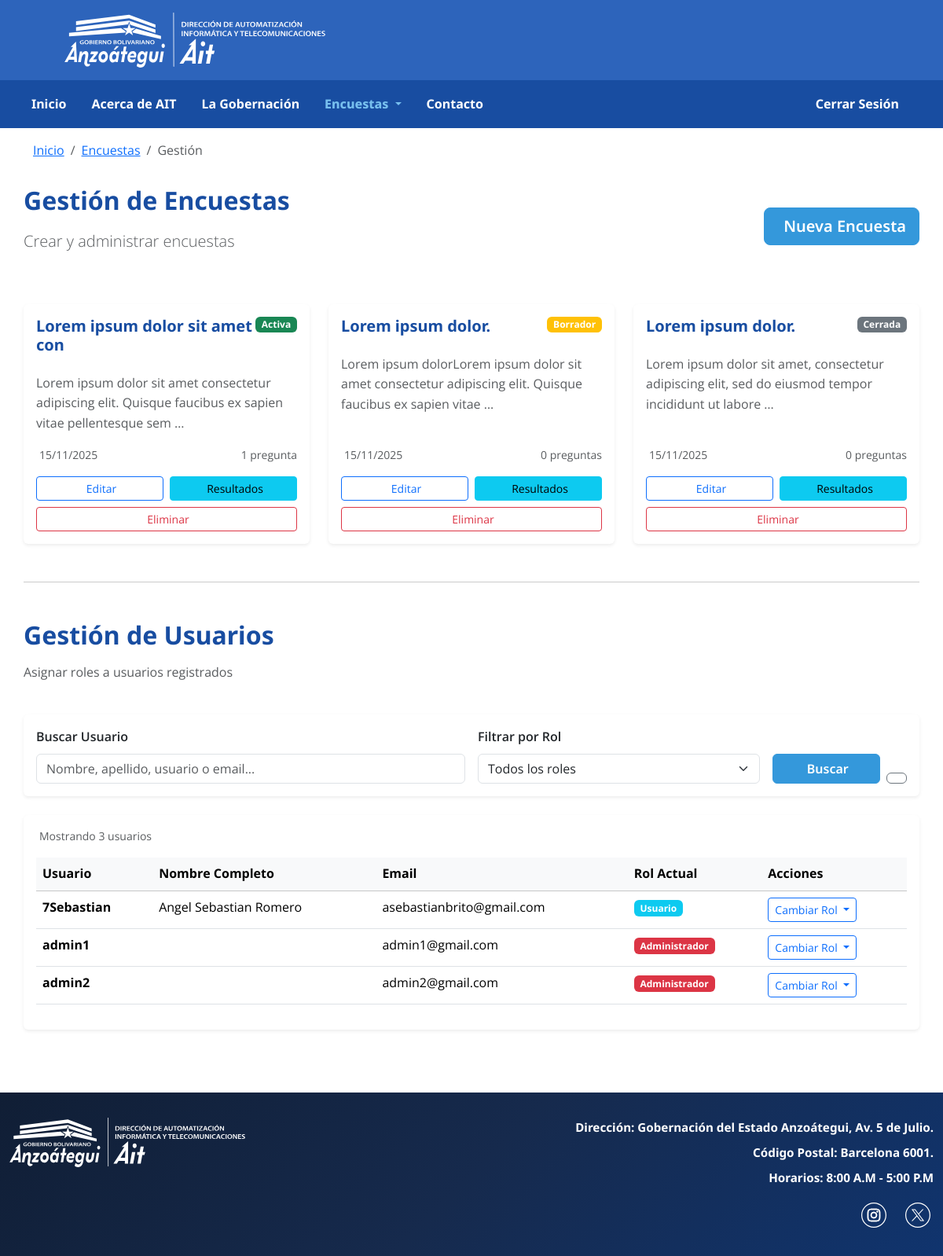
Page /polls/manager/ (signed in) on the earlier database version.
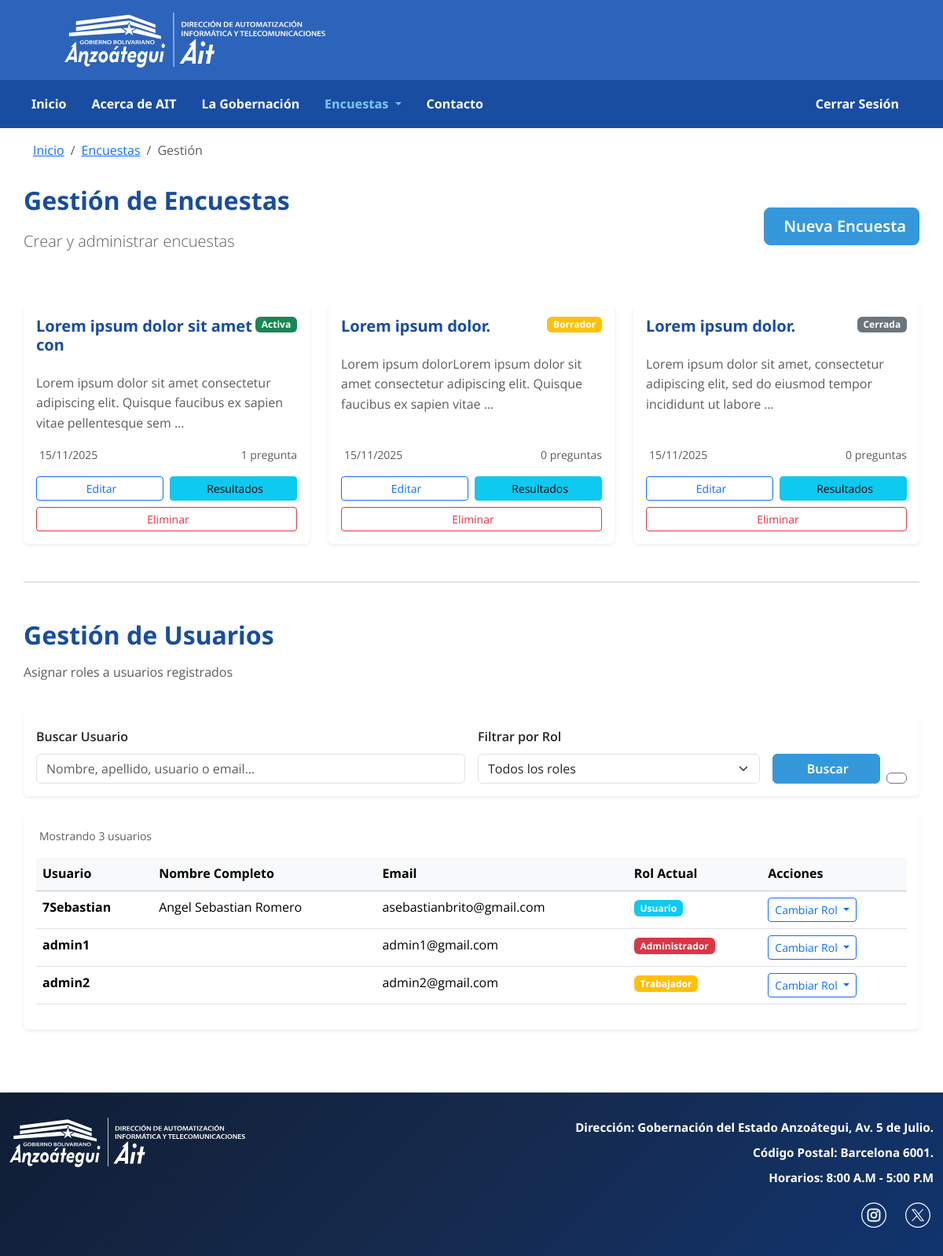
Same page on the later database version.
### model_poll/models.py (models this page shows, shortened)
class Poll(models.Model):
    class Status(models.TextChoices):
        BORRADOR = 'BORRADOR', 'Borrador'
        ACTIVA = 'ACTIVA', 'Activa'
        CERRADA = 'CERRADA', 'Cerrada'
    created_by = models.ForeignKey(settings.AUTH_USER_MODEL, on_delete=models.SET_NULL, null=True, related_name="encuestas_creadas")
    title = models.CharField(max_length=30)
    description = models.TextField(blank=True, null=True)
    image = models.ImageField(upload_to='polls/', blank=True, null=True)
    status = models.CharField(max_length=20, choices=Status.choices, default=Status.BORRADOR)
    star_date = models.DateTimeField(auto_now_add=True)
    end_date = models.DateTimeField(null=True, blank=True, help_text="Opcional: Dejar en blanco si no hay fecha límite")

class User(AbstractUser):
    full_name = models.CharField(max_length=255, blank=True)
    rol = models.ForeignKey(Rol, on_delete=models.SET_NULL, null=True, blank=True, related_name="usuarios")

class Rol(models.Model):
    name = models.CharField(max_length=25, unique=True, help_text="Adminitrador, Trabajador, Usuario")
    descripcion = models.TextField(blank=True, null=True)

### posts/views.py (the view, shortened to what this page needs)
# urls.py: path('manager/', views.poll_manager, name='poll_manager'),
@login_required
def poll_manager(request):
    if not request.user.rol or request.user.rol.name not in ['Administrador', 'Trabajador']:
        return HttpResponseForbidden("No tienes permisos para acceder a esta página.")
    if request.user.rol.name == 'Administrador':
        polls = Poll.objects.all().order_by('-star_date')
        users = User.objects.all().order_by('username')
        search_query = request.GET.get('search', '')
        role_filter = request.GET.get('role', '')
        if role_filter:
            users = users.filter(rol__name=role_filter)
    else:
        polls = Poll.objects.all().order_by('-star_date')
        users = None
    return render(request, 'posts/poll_manager.html', {'polls': polls, 'users': users})

### templates/posts/poll_manager.html (shortened to what this page needs)
{% extends "pages/layouts/_base.html" %}
{% load static %}
{% block content %}
<div class="container mt-3">
    <nav aria-label="breadcrumb">
        <ol class="breadcrumb">
            <li class="breadcrumb-item"><a href="{% url 'home' %}">Inicio</a></li>
            <li class="breadcrumb-item"><a href="{% url 'posts:poll_list' %}">Encuestas</a></li>
            <li class="breadcrumb-item active" aria-current="page">Gestión</li>
        </ol>
    </nav>
</div>
<div class="container" style="padding: 1rem 0 5rem 0;">
    <div class="row mb-5">
        <div class="col-12">
            <div class="d-flex justify-content-between align-items-center">
                <div>
                    <h1 class="display-4 fw-bold mb-3" style="color: #184da1;">Gestión de Encuestas</h1>
                    <p class="lead text-muted">Crear y administrar encuestas</p>
                </div>
                <a href="{% url 'posts:create_poll' %}" class="btn btn-primary btn-lg">
                    Nueva Encuesta
                </a>
            </div>
        </div>
    </div>
    {% if polls %}
        <div class="row g-4 mb-5">
            {% for poll in polls %}
                <div class="col-lg-4 col-md-6">
                    <div class="card h-100 border-0 shadow-sm hover-card">
                        <div class="card-body d-flex flex-column">
                            <div class="d-flex justify-content-between align-items-start mb-3">
                                <h5 class="card-title fw-bold" style="color: #184da1;">{{ poll.title }}</h5>
                                <span class="badge {% if poll.status == 'ACTIVA' %}bg-success{% elif poll.status == 'BORRADOR' %}bg-warning{% else %}bg-secondary{% endif %}">
                                    {{ poll.get_status_display }}
                                </span>
                            </div>
                            {% if poll.description %}
                                <p class="card-text text-muted flex-grow-1">{{ poll.description|truncatewords:15 }}</p>
                            {% endif %}
                            <div class="d-flex justify-content-between align-items-center mb-3 text-muted small">
                                <span>
                                    {{ poll.star_date|date:"d/m/Y" }}
                                </span>
                                <span>
                                    {{ poll.preguntas.count }} pregunta{{ poll.preguntas.count|pluralize:"s" }}
                                </span>
                            </div>
                            <div class="row g-2">
                                <div class="col-6">
                                    <a href="{% url 'posts:edit_poll' poll.id %}" class="btn btn-outline-primary btn-sm w-100">
                                        Editar
                                    </a>
                                </div>
                                <div class="col-6">
                                    <a href="{% url 'posts:poll_results' poll.id %}" class="btn btn-info btn-sm w-100">
                                        Resultados
                                    </a>
                                </div>
                                {% if user.rol.name == 'Administrador' %}
                                <div class="col-12">
                                    <a href="{% url 'posts:delete_poll' poll.id %}" class="btn btn-outline-danger btn-sm w-100">
                                        Eliminar
                                    </a>
                                </div>
                                {% endif %}
                            </div>
                        </div>
                    </div>
                </div>
            {% endfor %}
        </div>
    {% endif %}
    {% if user.rol.name == 'Administrador' %}
    <hr class="my-5">
    <div class="row mb-4">
        <div class="col-12">
            <h2 class="fw-bold mb-3" style="color: #184da1;">Gestión de Usuarios</h2>
            <p class="text-muted">Asignar roles a usuarios registrados</p>
        </div>
    </div>
    <div class="row mb-4">
        <div class="col-12">
            <div class="card border-0 shadow-sm">
                <div class="card-body">
                    <form method="get" class="row g-3">
                        <div class="col-md-6">
                            <label for="search" class="form-label fw-semibold">Buscar Usuario</label>
                            <input type="text" class="form-control" id="search" name="search"
                                   value="{{ request.GET.search }}"
                                   placeholder="Nombre, apellido, usuario o email...">
                        </div>
                        <div class="col-md-4">
                            <label for="role" class="form-label fw-semibold">Filtrar por Rol</label>
                            <select class="form-select" id="role" name="role">
                                <option value="">Todos los roles</option>
                            </select>
                        </div>
                        <div class="col-md-2 d-flex align-items-end gap-2">
                            <button type="submit" class="btn btn-primary flex-fill">
                                Buscar
                            </button>
                            <a href="{% url 'posts:poll_manager' %}" class="btn btn-outline-secondary" title="Limpiar filtros">
                            </a>
                        </div>
                    </form>
                </div>
            </div>
        </div>
    </div>
    <div class="row">
        <div class="col-12">
            <div class="card border-0 shadow-sm">
                <div class="card-body">
                    {% if users %}
                    <div class="d-flex justify-content-between align-items-center mb-3">
                        <small class="text-muted">
                            Mostrando {{ users|length }} usuario{{ users|length|pluralize:"s" }}
                        </small>
                    </div>
                    {% endif %}
                    <div class="table-responsive">
                        <table class="table table-hover">
                            <thead class="table-light">
                                <tr>
                                    <th>Usuario</th>
                                    <th>Nombre Completo</th>
                                    <th>Email</th>
                                    <th>Rol Actual</th>
                                    <th>Acciones</th>
                                </tr>
                            </thead>
                            <tbody>
                                {% if users %}
                                {% for usuario in users %}
                                <tr>
                                    <td><strong>{{ usuario.username }}</strong></td>
                                    <td>{{ usuario.first_name }} {{ usuario.last_name }}</td>
                                    <td>{{ usuario.email }}</td>
                                    <td>
                                        <span class="badge {% if usuario.rol.name == 'Administrador' %}bg-danger{% elif usuario.rol.name == 'Trabajador' %}bg-warning{% else %}bg-info{% endif %}">
                                            {{ usuario.rol.name|default:"Sin rol" }}
                                        </span>
                                    </td>
                                    <td>
                                        <div class="btn-group" role="group">
                                            <button type="button" class="btn btn-sm btn-outline-primary dropdown-toggle" data-bs-toggle="dropdown">
                                                Cambiar Rol
                                            </button>
                                        </div>
                                    </td>
                                </tr>
                                {% endfor %}
                                {% endif %}
                            </tbody>
                        </table>
                    </div>
                </div>
            </div>
        </div>
    </div>
    {% endif %}
</div>
{% endblock %}

### templates/pages/layouts/_base.html (shortened to what this page needs)
{% load static %}
<!DOCTYPE html>
<html lang="es">
<head>
    <link href="https://cdn.jsdelivr.net/npm/bootstrap@5.3.2/dist/css/bootstrap.min.css" rel="stylesheet">
    <link rel="stylesheet" href="{% static 'css/styles.css' %}">
</head>
<body>
    <header>
        <div class="svg-container">
            <img src="{% static 'SVG/GOB AIT White_2.svg' %}" class="svg_ait" alt="Logo AIT">
        </div>
    </header>
    <nav class="navbar navbar-expand-lg custom-navbar">
        <div class="container custom-nav-container">
            <div class="collapse navbar-collapse" id="navbarNav">
                <ul class="navbar-nav me-auto">
                    <li class="nav-item">
                        <a class="nav-link {% if request.resolver_match.url_name == 'home' %}active{% endif %}" href="{% url 'home' %}">Inicio</a>
                    </li>
                    <li class="nav-item">
                        <a class="nav-link {% if request.resolver_match.url_name == 'about' %}active{% endif %}" href="{% url 'about' %}">Acerca de AIT</a>
                    </li>
                    <li class="nav-item">
                        <a class="nav-link" href="https://anzoategui.gob.ve/">La Gobernación</a>
                    </li>
                    <li class="nav-item dropdown">
                        <a class="nav-link dropdown-toggle {% if 'poll' in request.resolver_match.url_name %}active{% endif %}" href="#" role="button" data-bs-toggle="dropdown">
                            Encuestas
                        </a>
                    </li>
                    <li class="nav-item">
                        <a class="nav-link {% if request.resolver_match.url_name == 'contact' %}active{% endif %}" href="{% url 'contact'%}">Contacto</a>
                    </li>
                </ul>
                <ul class="navbar-nav">
                    {% if user.is_authenticated %}
                        <li class="nav-item">
                            <a class="nav-link" href="{% url 'logout' %}">Cerrar Sesión</a>
                        </li>
                    {% else %}
                        <li class="nav-item">
                            <a class="nav-link" href="{% url 'login' %}">Iniciar Sesión</a>
                        </li>
                    {% endif %}
                </ul>
            </div>
        </div>
    </nav>
    {% block content %}
    {% endblock %}
    <footer class="custom-footer">
        <div class="container">
            <div class="row align-items-start">
                <div class="col-lg-4 col-md-12 text-center text-lg-start mb-3 mb-lg-0">
                    <img src="{% static 'SVG/GOB AIT White_2.svg' %}" class="svg_footer img-fluid" alt="Logo AIT">
                </div>
                <div class="col-lg-8 col-md-12">
                    <div class="text-end">
                        <ul class="list-unstyled footer-info mb-3">
                            <li class="mb-2">
                                Dirección: Gobernación del Estado Anzoátegui, Av. 5 de Julio.
                            </li>
                            <li class="mb-2">
                                Código Postal: Barcelona 6001.
                            </li>
                            <li class="mb-0">
                                Horarios: 8:00 A.M - 5:00 P.M
                            </li>
                        </ul>
                        <div class="d-flex justify-content-end gap-3">
                            <a href="https://www.instagram.com/aitanzoategui/" target="_blank" class="social-link">
                                <img src="{% static 'SVG/Instagram.svg' %}" alt="Instagram" class="social-icon">
                            </a>
                            <a href="https://x.com/aitanzoategui" target="_blank" class="social-link">
                                <img src="{% static 'SVG/XTwitter.svg' %}" alt="Twitter" class="social-icon">
                            </a>
                        </div>
                    </div>
                </div>
            </div>
        </div>
    </footer>
</body>
</html>

Differences in the rows shown:
changed User "admin2": rol_id 2 → 3 (drawn); rol.name "Administrador" → "Trabajador"
